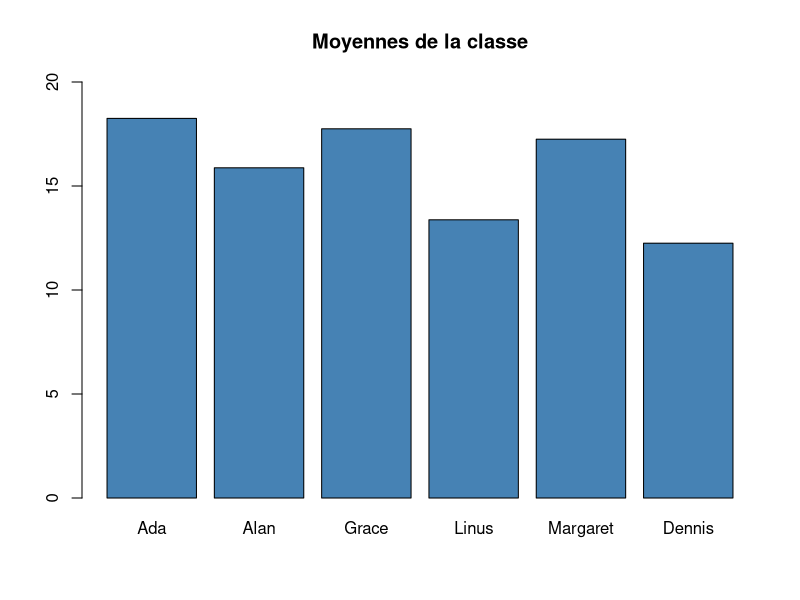
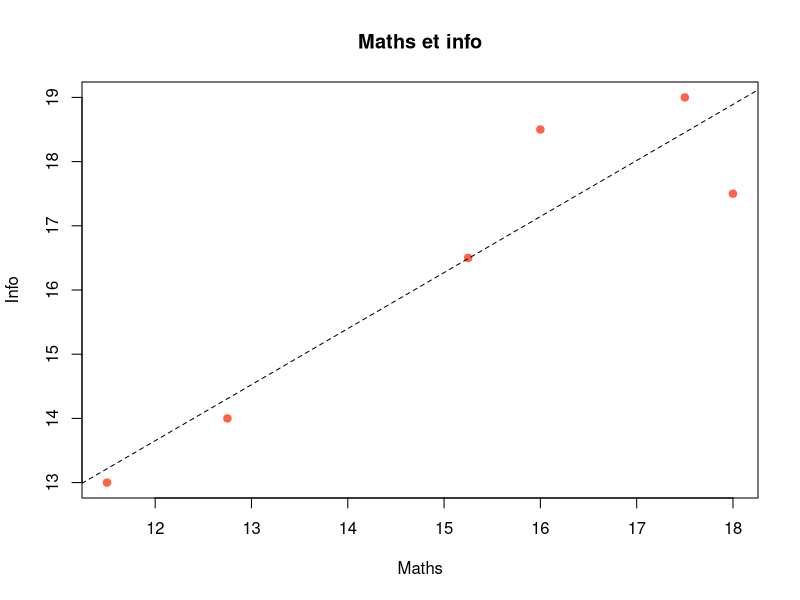

The R source for these figures, in order:
# Un tableau de données (data frame), quelques statistiques et des graphiques.

classe <- data.frame(
  nom = c("Ada", "Alan", "Grace", "Linus", "Margaret", "Dennis"),
  maths = c(17.5, 15.25, 18, 12.75, 16, 11.5),
  info = c(19, 16.5, 17.5, 14, 18.5, 13)
)

classe$moyenne <- (classe$maths + classe$info) / 2

# Trié par moyenne décroissante
classe[order(classe$moyenne, decreasing = TRUE), ]

summary(classe$moyenne)
cor(classe$maths, classe$info)

# Les graphiques s'affichent à côté de la console.
barplot(classe$moyenne, names.arg = classe$nom, col = "steelblue",
        main = "Moyennes de la classe", ylim = c(0, 20))
plot(classe$maths, classe$info, pch = 19, col = "tomato",
     xlab = "Maths", ylab = "Info", main = "Maths et info")
abline(lm(info ~ maths, data = classe), lty = 2)
